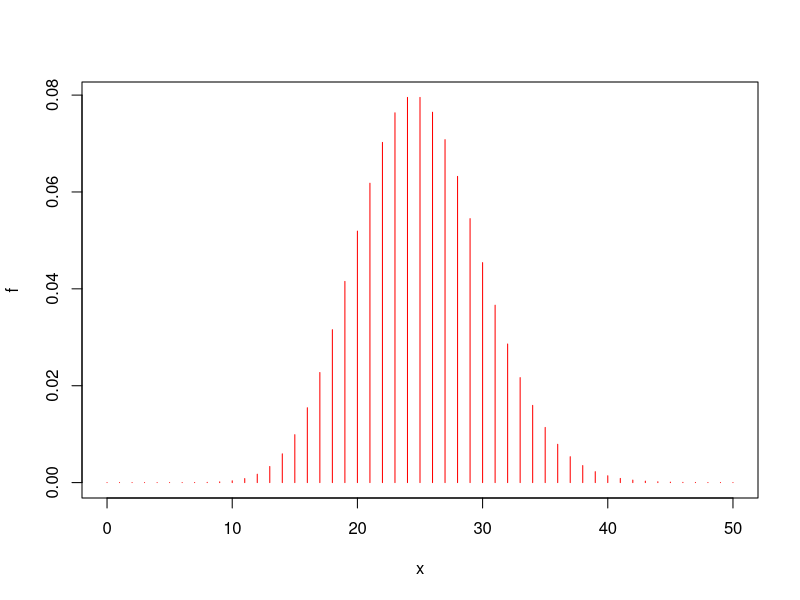
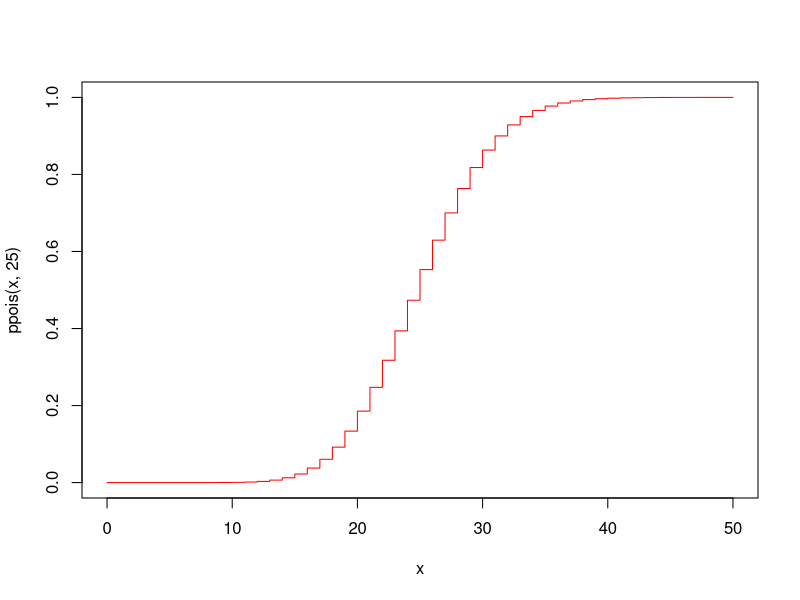
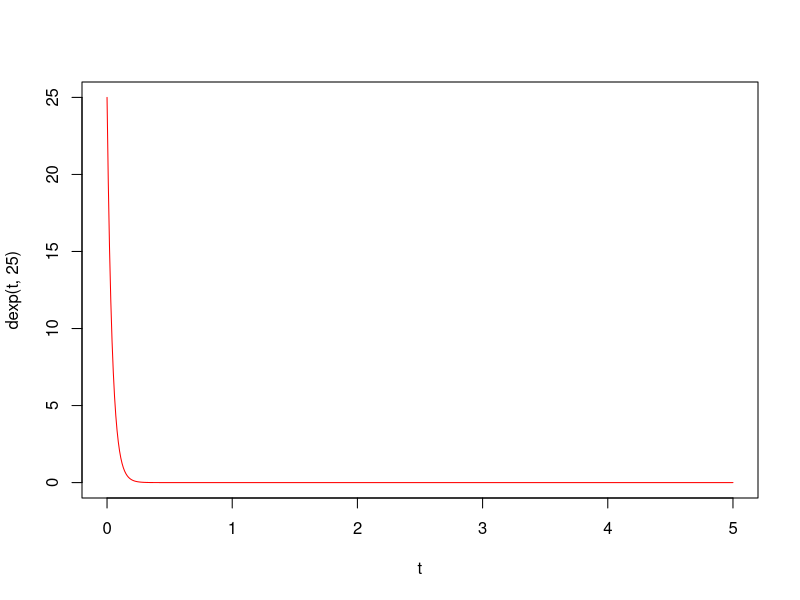
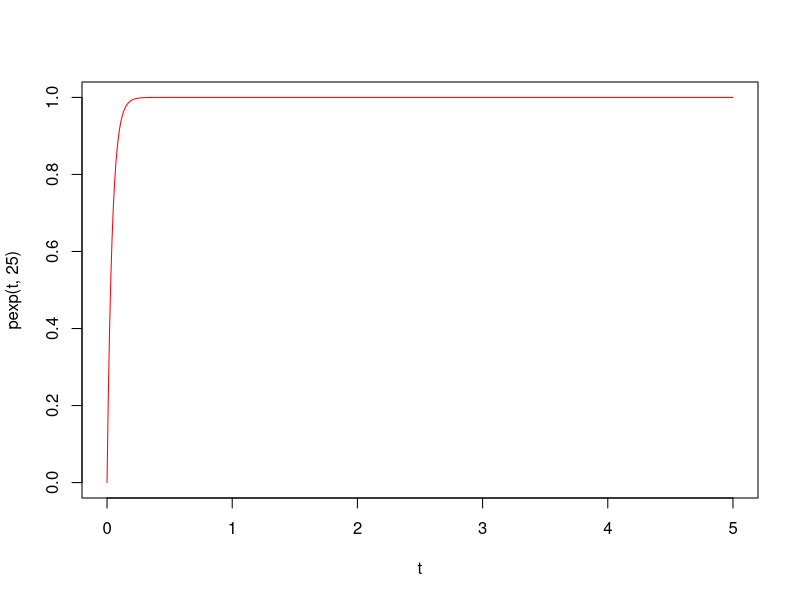

The R source for these figures, in order:
#P(x=20) lamda=25
exp(-25)*25^20/factorial(20)
dpois(20,25) #codificació de la funció poisson 
#x=20 lamba=25

#poisson
x<- 0:50
f<-dpois(x,25)
plot(x,f,type='h', col='red')

ppois(20,25) #P(x<=20) F(20)

#P(18<=x>=22)
ppois(22,25)- ppois(17,25)

#gràfica funció de distribució
plot(x,ppois(x,25), type='s', col='red')

#mediana?
#Xm=F^-1(0,5)
qpois(0.5, 25)

#1r quartil
qpois(0.25, 25)


#resum
#dpois=f(x)
#ppois= F(x)
#qpois= quartil



#resolució de l'exercici
#t=temps d'espera
#Volem calcular P(T=0,033)
lambda<- 0.033*25 #per la poisson cal tenir en compte les unitats de lambda
dpois(0,lambda) #P(x=0;t)
#f(t)=l*e^-l*t /T=exp(l)
#probabilitat en un punt és 0

#P(x>=0,052)
1-pexp(0.052,25)

#funció de densitat
t<- seq(0,5,0.01)
plot(t,dexp(t,25),type='l', col='red')
#funció de distribució
plot(t,pexp(t,25),type='l', col='red')


#per simular fem servir el prefix r
mean(rexp(500000,25))
#numero proper serà 1/lambda
1/25





